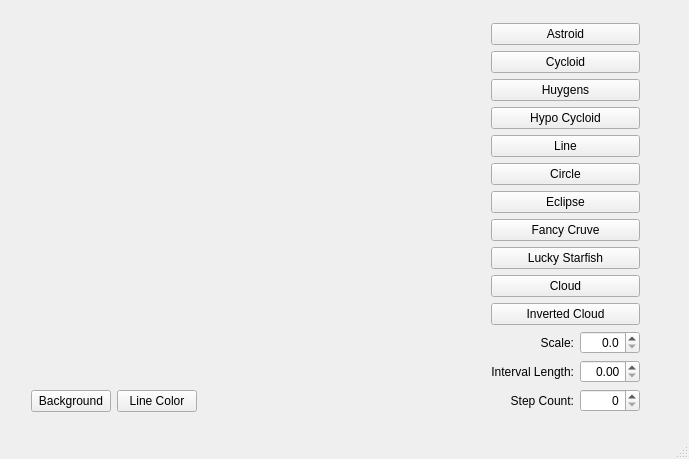
<?xml version="1.0" encoding="UTF-8"?>
<ui version="4.0">
 <class>MainWindow</class>
 <widget class="QMainWindow" name="MainWindow">
  <property name="geometry">
   <rect>
    <x>0</x>
    <y>0</y>
    <width>689</width>
    <height>459</height>
   </rect>
  </property>
  <property name="windowTitle">
   <string>MainWindow</string>
  </property>
  <widget class="QWidget" name="centralWidget">
   <widget class="QWidget" name="">
    <property name="geometry">
     <rect>
      <x>20</x>
      <y>12</y>
      <width>631</width>
      <height>411</height>
     </rect>
    </property>
    <layout class="QGridLayout" name="gridLayout">
     <item row="0" column="0">
      <layout class="QVBoxLayout" name="verticalLayout_2">
       <item>
        <widget class="RenderArea" name="renderArea" native="true"/>
       </item>
       <item>
        <layout class="QHBoxLayout" name="horizontalLayout_4">
         <item>
          <widget class="QPushButton" name="btnBackground">
           <property name="text">
            <string>Background</string>
           </property>
          </widget>
         </item>
         <item>
          <widget class="QPushButton" name="btnLineColor">
           <property name="text">
            <string>Line Color</string>
           </property>
          </widget>
         </item>
         <item>
          <spacer name="horizontalSpacer">
           <property name="orientation">
            <enum>Qt::Horizontal</enum>
           </property>
           <property name="sizeHint" stdset="0">
            <size>
             <width>128</width>
             <height>20</height>
            </size>
           </property>
          </spacer>
         </item>
        </layout>
       </item>
      </layout>
     </item>
     <item row="0" column="1">
      <layout class="QVBoxLayout" name="verticalLayout">
       <item>
        <widget class="QPushButton" name="btnAstroid">
         <property name="text">
          <string>Astroid</string>
         </property>
        </widget>
       </item>
       <item>
        <widget class="QPushButton" name="btnCycloid">
         <property name="text">
          <string>Cycloid</string>
         </property>
        </widget>
       </item>
       <item>
        <widget class="QPushButton" name="btnHuygens">
         <property name="text">
          <string>Huygens</string>
         </property>
        </widget>
       </item>
       <item>
        <widget class="QPushButton" name="btnHypo">
         <property name="text">
          <string>Hypo Cycloid</string>
         </property>
        </widget>
       </item>
       <item>
        <widget class="QPushButton" name="btnLine">
         <property name="text">
          <string>Line</string>
         </property>
        </widget>
       </item>
       <item>
        <widget class="QPushButton" name="btnCircle">
         <property name="text">
          <string>Circle</string>
         </property>
        </widget>
       </item>
       <item>
        <widget class="QPushButton" name="btnEclipse">
         <property name="text">
          <string>Eclipse</string>
         </property>
        </widget>
       </item>
       <item>
        <widget class="QPushButton" name="btnFancyCurve">
         <property name="text">
          <string>Fancy Cruve</string>
         </property>
        </widget>
       </item>
       <item>
        <widget class="QPushButton" name="btnStarFish">
         <property name="text">
          <string>Lucky Starfish</string>
         </property>
        </widget>
       </item>
       <item>
        <widget class="QPushButton" name="btnCloud">
         <property name="text">
          <string>Cloud</string>
         </property>
        </widget>
       </item>
       <item>
        <widget class="QPushButton" name="btnInvertedCloud">
         <property name="text">
          <string>Inverted Cloud</string>
         </property>
        </widget>
       </item>
       <item>
        <layout class="QHBoxLayout" name="horizontalLayout_3">
         <item>
          <widget class="QLabel" name="label">
           <property name="text">
            <string>Scale:</string>
           </property>
           <property name="alignment">
            <set>Qt::AlignRight|Qt::AlignTrailing|Qt::AlignVCenter</set>
           </property>
          </widget>
         </item>
         <item>
          <widget class="QDoubleSpinBox" name="spinScale">
           <property name="maximumSize">
            <size>
             <width>60</width>
             <height>16777215</height>
            </size>
           </property>
           <property name="alignment">
            <set>Qt::AlignRight|Qt::AlignTrailing|Qt::AlignVCenter</set>
           </property>
           <property name="decimals">
            <number>1</number>
           </property>
           <property name="maximum">
            <double>150.000000000000000</double>
           </property>
          </widget>
         </item>
        </layout>
       </item>
       <item>
        <layout class="QHBoxLayout" name="horizontalLayout_2">
         <item>
          <widget class="QLabel" name="label_2">
           <property name="text">
            <string>Interval Length:</string>
           </property>
           <property name="alignment">
            <set>Qt::AlignRight|Qt::AlignTrailing|Qt::AlignVCenter</set>
           </property>
          </widget>
         </item>
         <item>
          <widget class="QDoubleSpinBox" name="spinInterval">
           <property name="enabled">
            <bool>true</bool>
           </property>
           <property name="maximumSize">
            <size>
             <width>60</width>
             <height>16777215</height>
            </size>
           </property>
           <property name="alignment">
            <set>Qt::AlignRight|Qt::AlignTrailing|Qt::AlignVCenter</set>
           </property>
           <property name="maximum">
            <double>100.000000000000000</double>
           </property>
          </widget>
         </item>
        </layout>
       </item>
       <item>
        <layout class="QHBoxLayout" name="horizontalLayout">
         <item>
          <widget class="QLabel" name="label_3">
           <property name="text">
            <string>Step Count:</string>
           </property>
           <property name="alignment">
            <set>Qt::AlignRight|Qt::AlignTrailing|Qt::AlignVCenter</set>
           </property>
          </widget>
         </item>
         <item>
          <widget class="QSpinBox" name="spinCount">
           <property name="maximumSize">
            <size>
             <width>60</width>
             <height>16777215</height>
            </size>
           </property>
           <property name="alignment">
            <set>Qt::AlignRight|Qt::AlignTrailing|Qt::AlignVCenter</set>
           </property>
           <property name="maximum">
            <number>512</number>
           </property>
           <property name="singleStep">
            <number>1</number>
           </property>
          </widget>
         </item>
        </layout>
       </item>
      </layout>
     </item>
    </layout>
   </widget>
  </widget>
  <widget class="QStatusBar" name="statusBar"/>
 </widget>
 <layoutdefault spacing="6" margin="11"/>
 <customwidgets>
  <customwidget>
   <class>RenderArea</class>
   <extends>QWidget</extends>
   <header>renderarea.h</header>
   <container>1</container>
  </customwidget>
 </customwidgets>
 <resources/>
 <connections/>
</ui>
